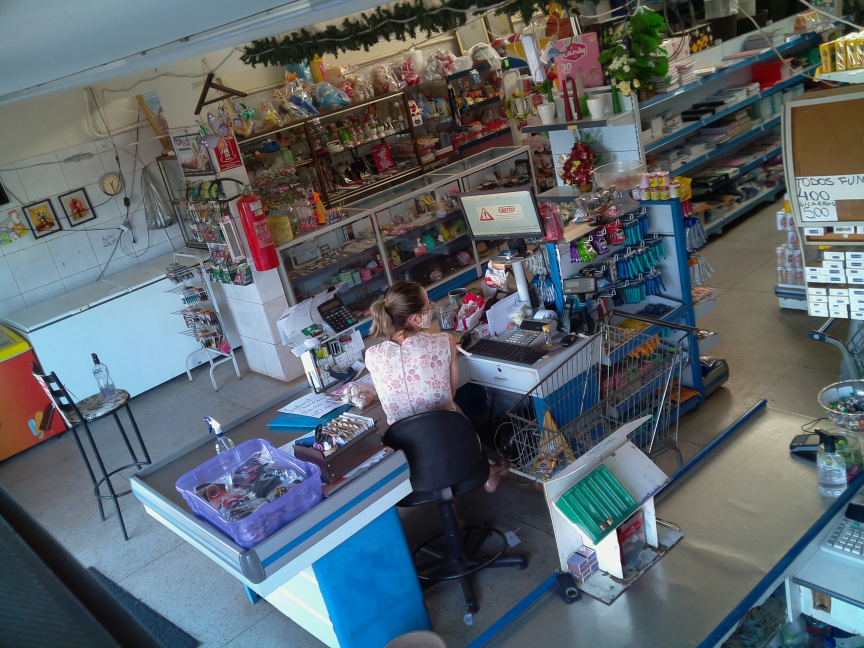
#> input picture PC4/img_pross/imgs/mercado5.jpg, 2592 x 1944 px (shown at 1/3 size)
$ python main.py
#> lines starting #> are read from the running program, lines starting #| are printed output that depends on the picture
#> further down, img1 is the input picture: shape (1944, 2592, 3); mean B, G, R 107.2, 101, 91.6
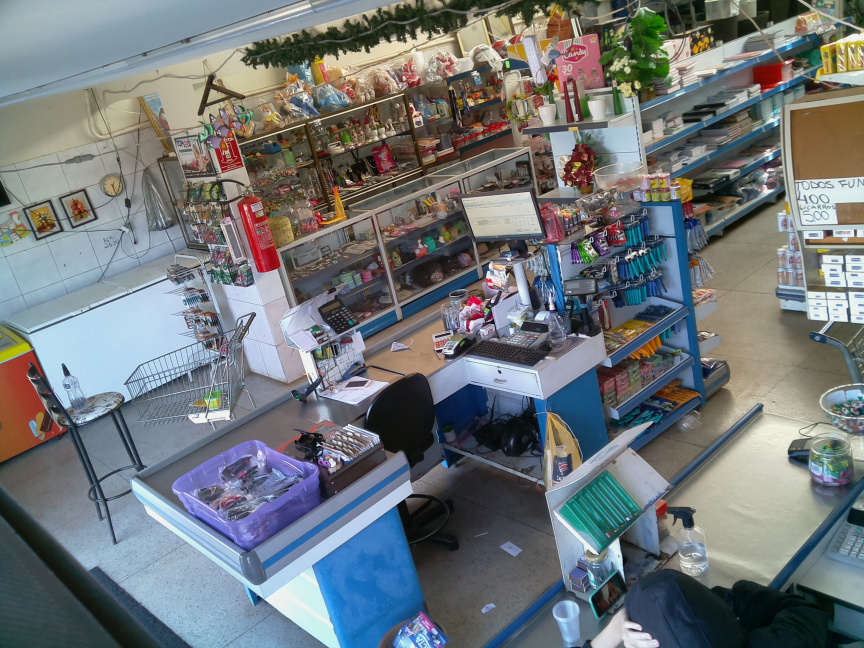
#> input picture PC4/img_pross/imgs/fundo_mercado1.jpg, 2592 x 1944 px (shown at 1/3 size)
#> further down, img2 is the input picture: shape (1944, 2592, 3); mean B, G, R 121.4, 118.5, 112.8
import cv2
import matplotlib.pyplot as plt
import numpy as np

def differenceImage(img1, img2):
  a = img1-img2
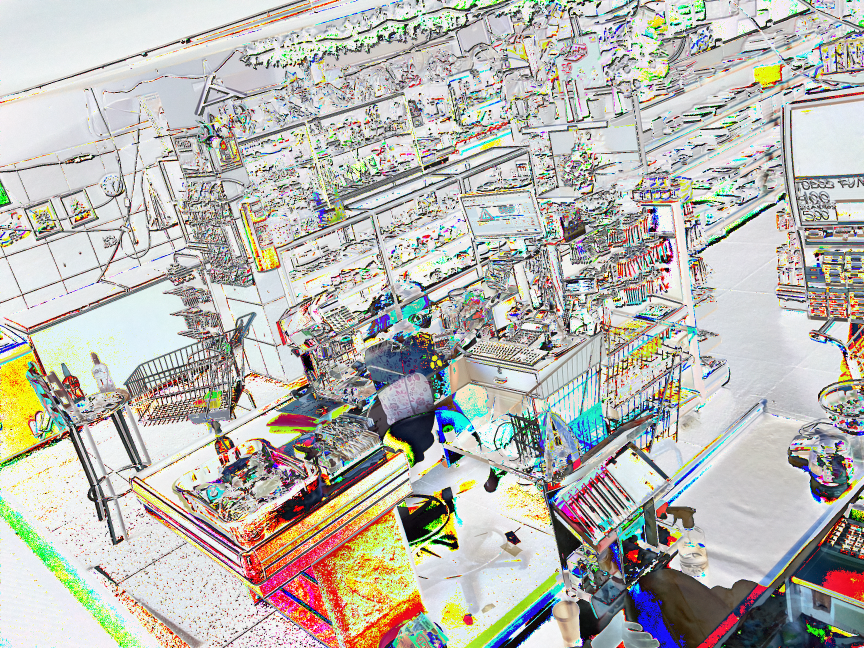
#> a: shape (1944, 2592, 3) (shown at 1/3 size); mean B, G, R 176.1, 182.7, 184
  b = np.uint8(img1<img2) * 254 + 1
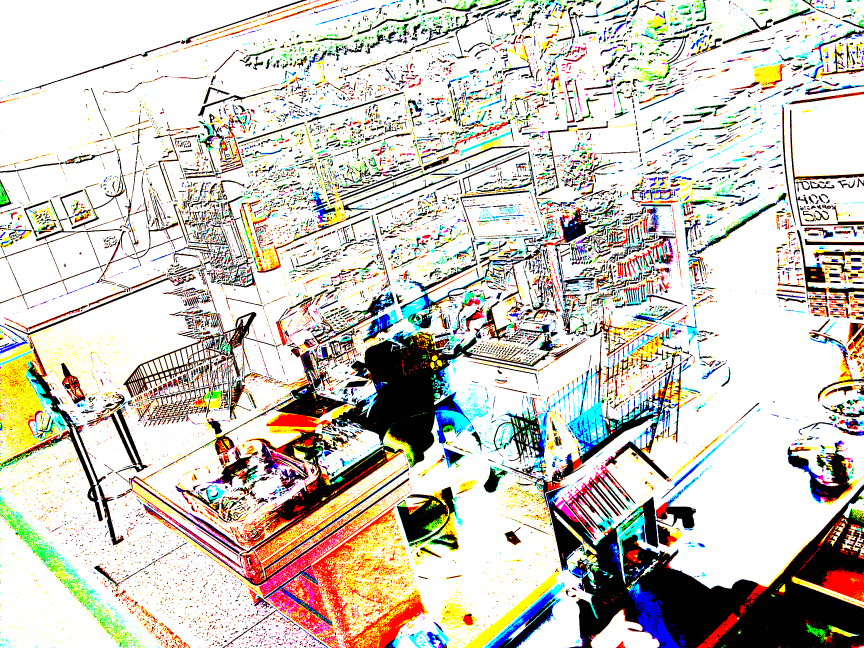
#> b: shape (1944, 2592, 3) (shown at 1/3 size); mean B, G, R 189.8, 199.6, 204.6
  c = np.ones(img1.shape) * 50
  d = np.uint8(np.uint8(a * b) > c)
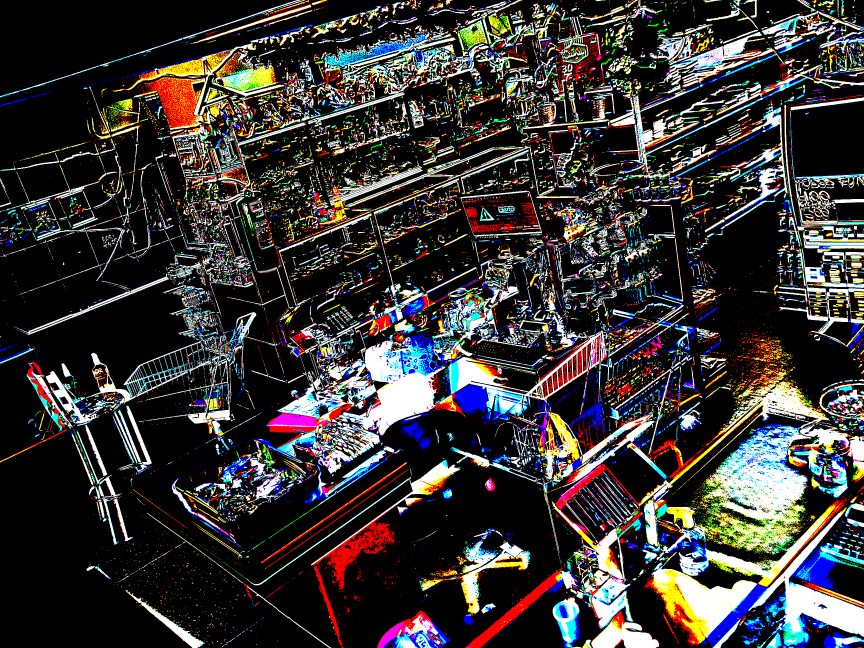
#> d: shape (1944, 2592, 3) (shown at 1/3 size); mean B, G, R 0.208, 0.212, 0.224; drawn with 1 as white
  print(d)
#> (printed output is left out)
  return np.uint8(img1*d*0.8+img1*0.2)
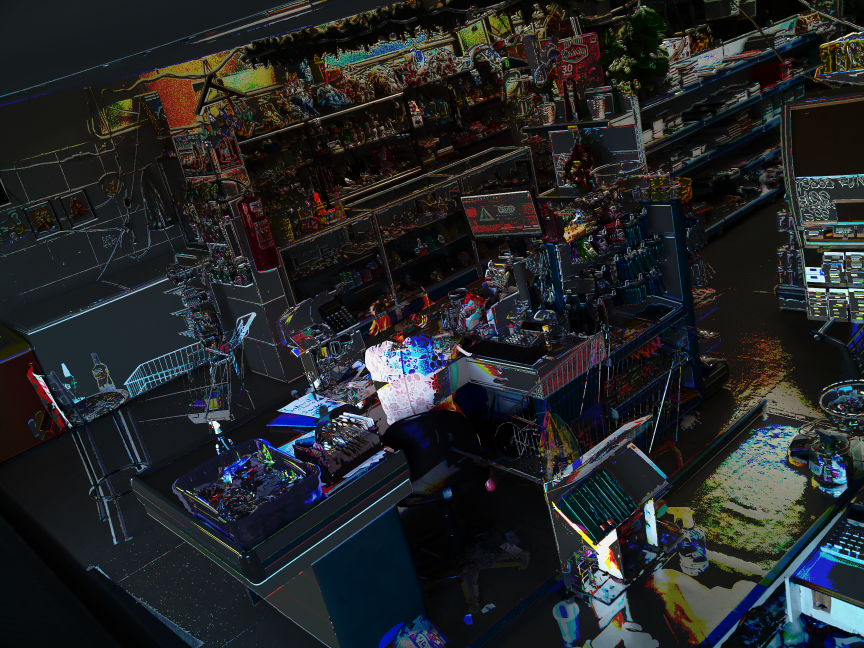
#> returned value: shape (1944, 2592, 3) (shown at 1/3 size); mean of channels 0, 1, 2 39.6, 38, 35.4; drawn as B, G, R
  #return np.uint8(a*b)

img1 = cv2.imread('imgs/mercado5.jpg', cv2.IMREAD_COLOR)
img2 = cv2.imread('imgs/fundo_mercado1.jpg', cv2.IMREAD_COLOR)

cv2.namedWindow('Processamento de Imagem')

imS = cv2.resize(differenceImage(img1, img2), (960, 540))
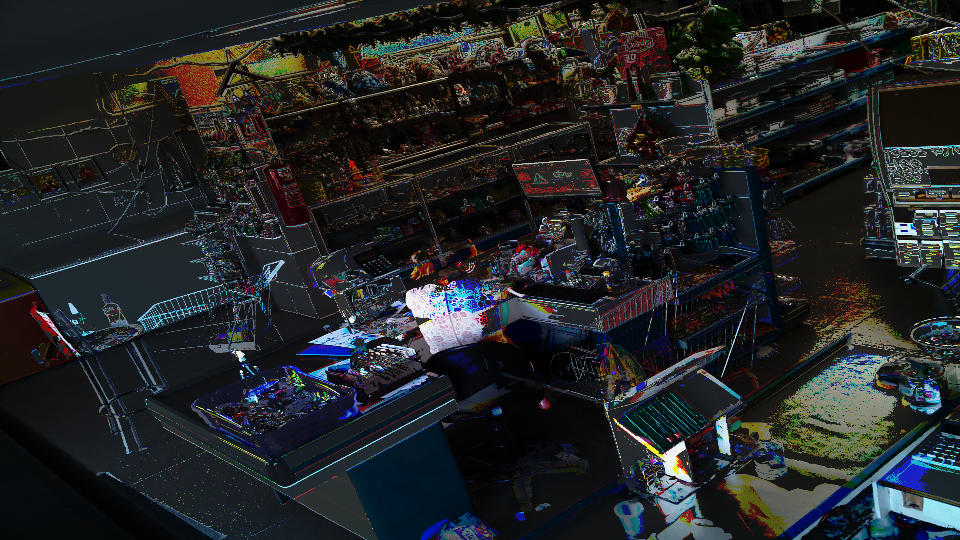
#> imS: shape (540, 960, 3); mean B, G, R 39.6, 37.9, 35.4

#imS = cv2.resize(np.uint8(img1 * np.ones(img1.shape)*255), (960, 540))

plt.imshow(imS, cmap ='gray')
plt.show()

print(img1[0,1])
#| [133 115 108]
print(img2[0,1])
#| [148 144 120]
print(imS[0,1])
#| [26 24 22]
#print(differenceImage(img2[0,1,0], img1[0,1,0]))

if (img1[0,1,0] > img2[0,1,0]) :
    print("ok")
